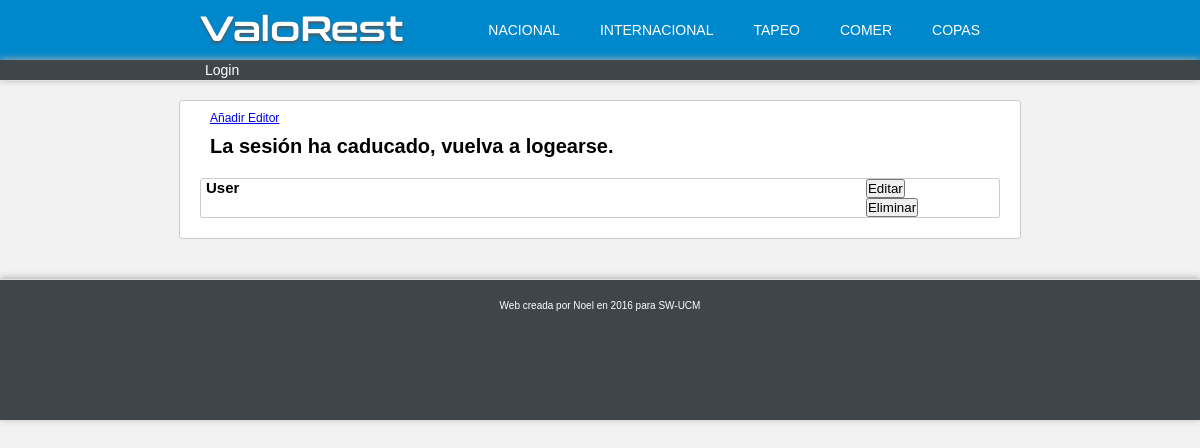
/editores.php (signed in), run on an earlier commit of the app's database.
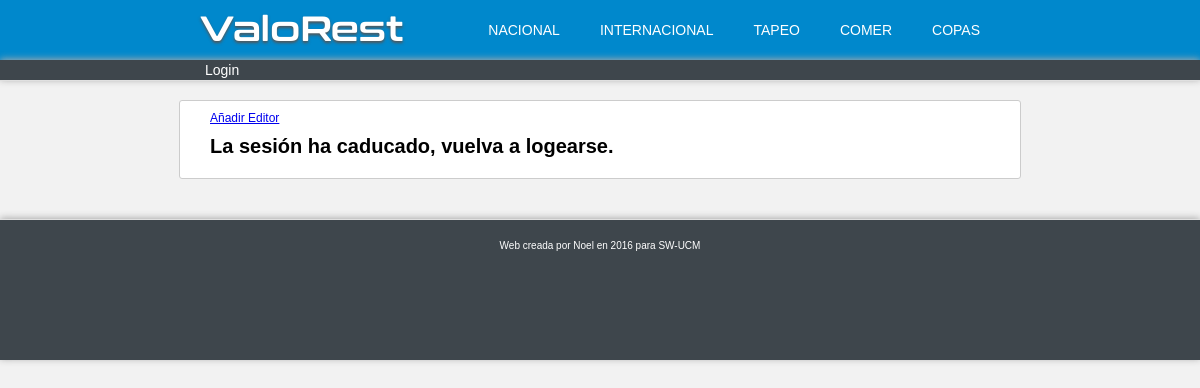
And on a later commit of the database.
### tables this page shows
CREATE TABLE IF NOT EXISTS `menu` (
    `idmenu`            INT(11) NOT NULL AUTO_INCREMENT,
    `permissions`       INT(11) NOT NULL,
    `type`              INT(11) NOT NULL,
    `sequence`          INT(11) NOT NULL,
    `page`              VARCHAR(255) NOT NULL,
    `name`              VARCHAR(255) NOT NULL,
    `parameter`         VARCHAR(255) NOT NULL,
    PRIMARY KEY  (`idmenu`)
);

CREATE TABLE IF NOT EXISTS `user` (
    `iduser`            INT(11) NOT NULL AUTO_INCREMENT,
    `name`              VARCHAR(75) NOT NULL,
    `user`              VARCHAR(75) NOT NULL,
    `psw`               VARCHAR(255) NOT NULL,
    `email`             VARCHAR(255) NOT NULL,
    `rol`               INT(11) NOT NULL,
    PRIMARY KEY  (`iduser`)
);

### lib/dataaccess.php (called while the page is built, shortened)
<?php
function consult($sql){
    $result = array();
    $bd = new DataAccess();
    $bd->run($sql);
    while(($fila = $bd->row()) !== false ){
        $result[] = $fila;
    }
    return $result;
}
function remove($sql){
    $bd = new DataAccess();
    $result = $bd->run($sql);
    return $result;
}
class DataAccess {
    var $bd;
    var $query;
    function DataAccess($server = SERVER_CONNECTION, $user = USER_CONNECTION, $psw = PSW_CONNECTION, $bd = BBDD_CONNECTION){
        $this->bd = new mysqli($server, $user, $psw, $bd);
        $this->bd->set_charset("utf8");
    }
    function run($sql){
        if( ($this->query = $this->bd->query($sql)) === false ) {
            return false;
        } else {
            return true;
        }
    }
    function row(){
        if ( $fila = $this->query->fetch_assoc())
            return $fila;
        else
            return false;
    }
}
?>

### lib/global.php (called while the page is built, shortened)
<?php
require_once('lib/dataaccess.php');
require_once('lib/security.php');
function getMenu($type = 0){
    if(!isset($_SESSION['Rol'])){
        $result = consult("SELECT page,name,parameter FROM menu WHERE permissions = 0 AND type = ".$type." ORDER BY sequence ASC;");
    }
    else{
        $result = consult("SELECT page,name,parameter FROM menu WHERE permissions <= ".$_SESSION['Rol']." AND type = ".$type." ORDER BY sequence ASC;");
    }
    return $result;
}
?>

### lib/security.php (called while the page is built, shortened)
<?php
function start($rol = 0){
    $message = "";
    if(!isset($_SESSION['Login']) || !$_SESSION['Login']){
        checkCookie();
    }else{
        if(!checkSession()){
            $message = "La sesión ha caducado, vuelva a logearse.";
        }
    }
    return $message;
}
function checkSession(){
    $result = consult("SELECT * FROM `session` WHERE `key` = '".$_SESSION['SKey']."';");
    if(count($result)){
        $result = $result[0];
        if($result['iduser']==$_SESSION['IdUser'] && $result['ip']==$_SESSION['IPaddress']){
            modify("UPDATE session SET `lastactivity` = ".$_SERVER['REQUEST_TIME']." WHERE `key` = '".$_SESSION['SKey']."';");
            return true;
        }else{
            logOut();
            return false;
        }
    }else{
        return false;
    }
}
?>

### editores.php (the view, shortened to what this page needs)
<?php
require_once('lib/global.php');
$message = start(ROL_ADMIN);
?>
<html lang="es">
<?php require_once('common/head.php'); ?>
<body class="column">
    <?php require_once('common/header.php'); ?>
    <div class="center-800 column container">
      <a href="insertareditor.php"><p>Añadir Editor</p></a>
        <?php if($message != '') echo "<h2>".$message."</h2>"; ?>
<?php
$page = '';
$result = consult("SELECT user.iduser AS iduser, ".
       "user.name AS name ".
       "FROM user ".
       "WHERE user.rol = 1 ".
       "ORDER BY user.name DESC;");
foreach ($result as $key => $value){
    $page .= "<article class=\"row\">\r\n";
    $page .= "<div class=\"col-l-10 col-s-9 col-xs-9\">\r\n";
    $page .= "<h3>".$value['name']."</h3>\r\n";
    $page .= "</div>\r\n";
    $page .= "<div class=\"col-l-2 col-s-2 col-xs-1\">\r\n";
    $page .= "<form action=\"modificareditor.php\" method=\"post\" ><input type=\"hidden\" name=\"iduser\" value=\"".$value['iduser']."\"> <input type=\"submit\" value=\"Editar\"></form>\r\n";
    $page .= "<form action=\"eliminareditor.php\" method=\"post\" ><input type=\"hidden\" name=\"iduser\" value=\"".$value['iduser']."\"> <input type=\"submit\" value=\"Eliminar\"></form>\r\n";
    $page .= "</div>\r\n";
    $page .= "</article>\r\n";
}
echo $page;
?>
    </div>
    <?php require_once('common/footer.php'); ?>
</body>
</html>

### common/header.php (shortened to what this page needs)
<header>
    <div class="row center-800">
        <div id="logo" class="grow2">
            <h1><a href="index.php">ValoRest</a></h1>
        </div>
        <nav id="menu" class="menu-header">
            <ul>
<?php
foreach (getMenu(1) as $key => $value) {
    if(strstr($_SERVER['REQUEST_URI'], $value['page'])){
        echo "<li><a href=\"".$value['page'].".php?".$value['parameter']."\" id=\"menu-active\">".$value['name']."</a></li>\r\n";
    }else{
        echo "<li><a href=\"".$value['page'].".php?".$value['parameter']."\">".$value['name']."</a></li>\r\n";
    }
}
?>
            </ul>
        </nav>
    </div>
    <div id="menu2">
        <ul class="row center-800">
<?php
if(isset($_SESSION['Login']) && $_SESSION['Login']==true){
    if(strstr($_SERVER['REQUEST_URI'], 'login')){
        echo "<li><a href=\"login.php?logOut=true\" id=\"menu2-active\">Logout</a></li>\r\n";
    }else{
        echo "<li><a href=\"login.php?logOut=true\">Logout</a></li>\r\n";
    }
}else{
    if(strstr($_SERVER['REQUEST_URI'], 'login')){
        echo "<li><a href=\"login.php\" id=\"menu2-active\">Login</a></li>\r\n";
    }else{
        echo "<li><a href=\"login.php\">Login</a></li>\r\n";
    }
}
?>
        </ul>
    </div>
</header>

What changed in the data, as far as the page shows it:
removed user: name "User"
